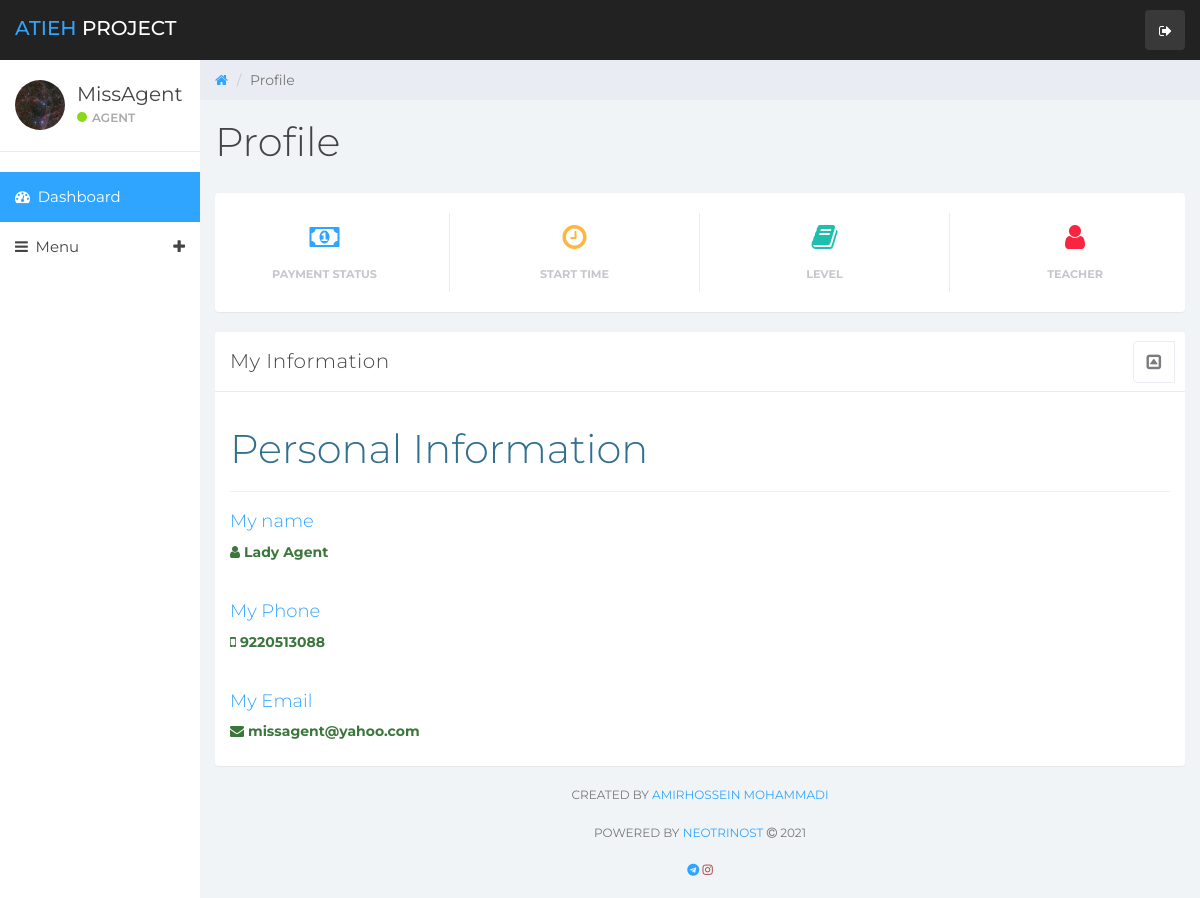
/people/agent/profile.php (signed in), run on the app's committed database.
### tables this page shows
CREATE TABLE agent
(
    agent_code TEXT,
    password   TEXT,
    username   TEXT,
    full_name  TEXT,
    email      TEXT,
    phone      TEXT,
    icode      TEXT
);

### people/agent/include/data.php (called while the page is built, shortened)
<?php
$server = "localhost";
$user = "milad";
$passwd = "milad";
$db = "Atieh";
$conn = mysqli_connect($server, $user, $passwd, $db);
$getip = "SELECT * FROM development";
$res = mysqli_query($conn, $getip);
while ($row = mysqli_fetch_assoc($res)) {
    $ip = $row['ip'];
}
if ($_SESSION['status'] == true && $_SESSION['person'] == "agent" ) {
    $server = "localhost";
    $user = "milad";
    $passwd = "milad";
    $db = "Atieh";
    $conn = mysqli_connect($server, $user, $passwd, $db);
    $stdnt = $_SESSION['code'];
    $sql = "SELECT * FROM agent WHERE agent_code='$stdnt'";
    $result = mysqli_query($conn, $sql);
    if (mysqli_num_rows($result) > 0) {
        while ($row = mysqli_fetch_assoc($result)) {
            $username = $row["username"];
            $fullname = $row["full_name"];
            $email = $row["email"];
            $phone = $row["phone"];
        }
    }
}
elseif ($_SESSION['person'] == "teacher") {
    header("Location: http://$ip/Atieh/people/teacher");
}
elseif ($_SESSION['person'] == "student") {
    header("Location: http://$ip/Atieh/people/student");
}
elseif ($_SESSION['person'] == "admin") {
    header("Location: http://$ip/Atieh/people/admin");
}
else {
    header("Location: http://$ip/Atieh");
}

### people/agent/profile.php (the view, shortened to what this page needs)
<?php
include("include/data.php");
?>
<!DOCTYPE html>
<html>
<head>
    <link href="../pack/css/bootstrap.min.css" rel="stylesheet">
    <link href="../pack/css/font-awesome.min.css" rel="stylesheet">
    <link href="../pack/css/datepicker3.css" rel="stylesheet">
    <link href="../pack/css/styles.css" rel="stylesheet">
</head>
<body>
<?php
include("panels/sidebar.php");
?>
<div class="col-sm-9 col-sm-offset-3 col-lg-10 col-lg-offset-2 main">
    <div class="row">
        <ol class="breadcrumb">
            <li><a href="../agent">
                    <em class="fa fa-home"></em>
                </a></li>
            <li class="active">Profile</li>
        </ol>
    </div>
    <div class="row">
        <div class="col-lg-12">
            <h1 class="page-header">Profile</h1>
        </div>
    </div>
    <div class="panel panel-container">
        <?php
        include("panels/bar.php");
        ?>
    </div>
    <div class="row">
        <div class="col-md-12">
            <div class="panel panel-default">
                <div class="panel-heading">
                    My Information
                    <span class="pull-right clickable panel-toggle panel-button-tab-left">
                        <em class="fa fa-toggle-up"></em>
                    </span>
                </div>
                <div class="panel-body">
                    <h1 class="text-info">Personal Information</h1>
                    <hr>
                    <h4 class="text-primary">My name</h4>
                    <p class="text-success"><b><i class="fa fa-user"></i> <?php echo $fullname; ?></b></p>
                    <br>
                    <h4 class="text-primary">My Phone</h4>
                    <p class="text-success"><b><i class="fa fa-mobile"></i> <?php echo $phone; ?></b></p>
                    <br>
                    <h4 class="text-primary">My Email</h4>
                    <p class="text-success"><b><i class="fa fa-envelope"></i> <?php echo $email; ?></b></p>
                </div>
            </div>
        </div>
    </div>
    <?php
    include("panels/footer.php");
    ?>
</div>
</body>
</html>

### people/agent/panels/sidebar.php (shortened to what this page needs)
<nav class="navbar navbar-custom navbar-fixed-top" role="navigation">
    <div class="container-fluid">
        <div class="navbar-header">
            <a class="navbar-brand" href="http://<?php echo $ip; ?>/Atieh"><span>Atieh </span>Project</a>
            <ul class="nav navbar-top-links navbar-right">
                <li class="dropdown"><a class="dropdown-toggle count-info" href="http://<?php echo $ip; ?>/Atieh/people/student/user/logout.php">
                        <em class="fa fa-sign-out"></em>
                    </a>
            </ul>
        </div>
    </div>
</nav>
<div id="sidebar-collapse" class="col-sm-3 col-lg-2 sidebar">
    <div class="profile-sidebar">
        <div class="profile-userpic">
            <img src="../pack/pic.jpeg" class="img-responsive" alt="User Image">
        </div>
        <div class="profile-usertitle">
            <div class="profile-usertitle-name"><?php echo $username; ?></div>
            <div class="profile-usertitle-status"><span class="indicator label-success"></span>Agent</div>
        </div>
    </div>
    <ul class="nav menu">
        <li class="active"><a href="index.php"><em class="fa fa-dashboard">&nbsp;</em> Dashboard</a></li>
        <li class="parent "><a data-toggle="collapse" href="#sub-item-1">
                <em class="fa fa-navicon">&nbsp;</em> Menu <span data-toggle="collapse" href="#sub-item-1"
                                                                 class="icon pull-right"><em
                        class="fa fa-plus"></em></span>
            </a>
        </li>
    </ul>
</div>

### people/pack/css/styles.css (style rules this page uses)
body { background: #f1f4f7; padding-top: 60px; font-size: 14px; color: #444444; font-family: "Montserrat", "Helvetica Neue", Helvetica, Arial, sans-serif; }
p { color: #777; }
a, a:hover, a:focus { color: #30a5ff; }
h1, h2, h3, h4, h5, h6 { color: #444444; }
h1 { font-weight: 300; font-size: 40px; }
h3, h4 { font-weight: 300; }
.navbar-custom { background: #222; height: 60px; }
.navbar-header .navbar-brand { color: #fff; font-size: 20px; text-transform: uppercase; font-weight: 500; height: 60px; padding-top: 18px; }
.navbar-header .navbar-brand span { color: #30a5ff; }
.dropdown { background: rgba(255, 255, 255, 0.1); float: left; margin: 10px 8px; padding: 0px; border-radius: 4px; }
.dropdown a.dropdown-toggle { color: #fff; height: 40px; width: 40px; padding-top: 11px; padding-left: 9px; }
.navbar-top-links li:last-child { margin-right: 15px; }
.dropdown em { margin: 0 5px; }
.btn-link, .page-link, .text-primary { color: #30a5ff !important; }
.label-success { background-color: #8ad919; }
.panel { border: 0; }
.panel-container { padding-top: 20px; }
.panel-heading .fa-toggle-up, .panel-heading .fa-toggle-down { font-size: 17px; }
.panel-heading { font-size: 20px; font-weight: 300; letter-spacing: 0.025em; height: 60px; line-height: 38px; }
.panel-default .panel-heading { background: #fff; border-bottom: 1px solid #e9ecf2; color: #444444; }
.panel-settings a, .panel-toggle { width: 40px; padding: 2px 0 0 0; }
.panel-settings, .panel-toggle { display: inline-block; margin: -1px -5px 0 15px !important; border-radius: 4px; text-align: center; border: 1px solid #e9ecf2; color: #7c7c7c; background: #fff; width: 42px; }
.clickable { cursor: pointer; }
.panel-heading span { margin: 0px; font-size: 14px; }
.panel-button-tab-left { border-top-right-radius: 0; border-bottom-right-radius: 0; }
.navbar { border: 0; }
.sidebar { display: block; padding: 0; display: none; box-shadow: none; background: #fff; }
.sidebar ul { margin: 20px 0px; }
@media (min-width: 768px) { .sidebar { display: block; position: fixed; top: 60px; bottom: 0; left: 0; z-index: 1000; display: block; margin: 0; padding: 0; overflow-x: hidden; overflow-y: auto; } }
@media (min-width: 768px) { .navbar-header { width: 100%; } }
.sidebar ul.nav .active a, .sidebar ul.nav li.parent a.active, .sidebar ul.nav .active > a:hover, .sidebar ul.nav li.parent a.active:hover, .sidebar ul.nav .active > a:focus, .sidebar ul.nav li.parent a.active:focus { color: #fff; background-color: #30a5ff; }
.sidebar ul.nav li a { height: 50px; font-size: 15px; line-height: 2em; color: #444444; }
.profile-sidebar { padding: 10px 0; border-bottom: 1px solid #e9ecf2; }
.indicator { width: 10px; height: 10px; display: inline-block; border-radius: 9999px; margin-right: 5px; }
.profile-userpic img { float: left; margin: 10px 0px 0px 15px; width: 50px; height: 50px; border-radius: 9999px !important; }
.profile-usertitle { float: left; text-align: left; margin: 10px 0 0 12px; }
.profile-usertitle-name { font-size: 20px; margin-bottom: 0px; }
.profile-usertitle-status { text-transform: uppercase; color: #AAA; font-size: 12px; font-weight: 600; margin-bottom: 15px; }
.breadcrumb { border-radius: 0; padding: 10px 15px 10px 15px; background: #e9ecf2; margin: 0; }
h1.page-header { margin-top: 20px; border-bottom: 0; }

### data on the page
agent: username "MissAgent", full_name "Lady Agent", phone "9220513088", email "missagent@yahoo.com"
